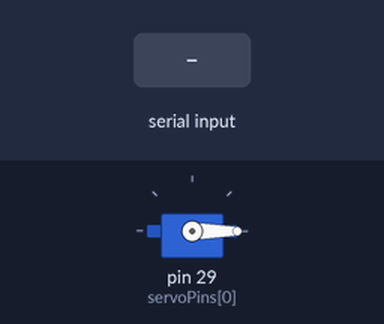
The sketch below on a simulated Arduino Mega 2560, built with avr-gcc and run on an emulated ATmega2560. Shown: servo. The inputs (shaded band) are chosen by the test bench.

Above: at 1.2 s.
1.3 s: "90,45\n" received over Serial
At 3.0 s:
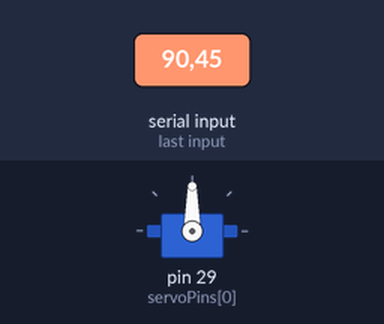
3.8 s: "30,150\n" received over Serial
At 6.0 s:
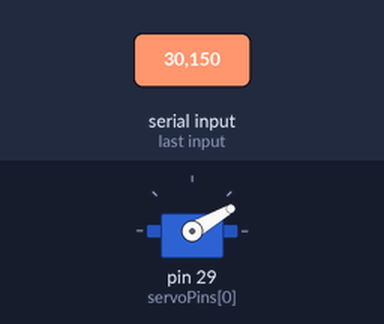
6.3 s: "200\n" received over Serial
At 8.2 s:
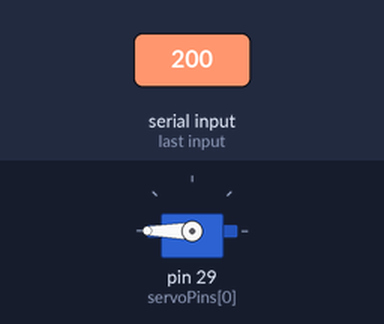
8.8 s: "90\n" received over Serial
At 11.0 s:
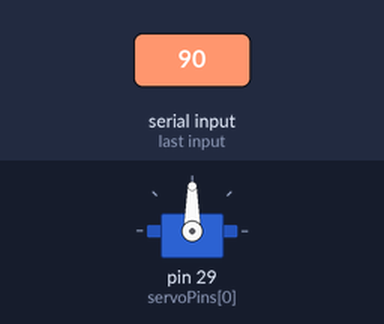
Timing chart, 0 to 12.3 s (numbered marks = the images above; inputs shaded):
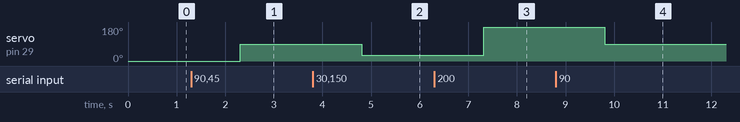

The sketch:

servo.ino.ino
```cpp
#include <Servo.h>
#define servoCount 1
int pos = 0;
int angle = 0;
int servoPins[servoCount] = {29};

Servo servo[servoCount];

void setup() {
  // put your setup code here, to run once:
  Serial.begin(9600);

  for(int i=0; i<servoCount; i++) {
    servo[i].attach(servoPins[i]);
    servo[i].write(0);
  }

}

void loop() {
  // put your main code here, to run repeatedly:
  if(Serial.available()) {
    angle = (Serial.readString()).toInt();
    for(int j=0; j<servoCount; j++) {
    for (pos = 0; pos <= angle; pos += 1) {
        servo[j].write(pos);
      }
  }

//      delay(500);
//
//      for (pos = 180; pos >= 0; pos -= 1) {
//        servo[j].write(pos);
//        delay(15);
//      }
  }
}
```

Measured:
- after the input at 1.3 s, servo on pin 29 (servoPins[0]): 0° → 90° after 1.0 s
- after the input at 3.8 s, servo on pin 29 (servoPins[0]): 90° → 30° after 1.0 s
- after the input at 6.3 s, servo on pin 29 (servoPins[0]): 30° → 180° after 1.0 s
- after the input at 8.8 s, servo on pin 29 (servoPins[0]): 180° → 90° after 1.0 s
